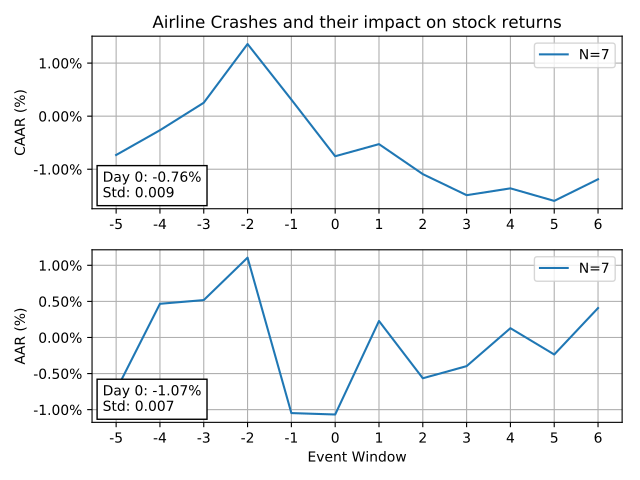

This figure's Python source:
import pandas as pd
from eventstudy.naivemodel import EventStudyNaiveModel
from eventstudy.dpyahoo import DataProviderYahoo


def read_events(file_name):

    """Read a csv and return a list of events as a pandas DataFrame."""

    event_list_df = pd.read_csv(file_name,
                                usecols=['day_0_date', 'ticker'],
                                parse_dates=['day_0_date'],
                                )

    return event_list_df


def main():

    """
    This example shows the impact of severe airline crashes and their impact on stock returns.
    """

    event_list_df = read_events('airline_crashes.csv')
    # print('The event list:\n {}'.format(event_list_df))

    data_provider = DataProviderYahoo()

    event_study = EventStudyNaiveModel(data_provider, event_list_df)

    # Run the event study looking 6 periods before the event and 6 periods after the event
    num_pre_event_window_periods = num_post_event_window_periods = 6
    market_ticker = 'SPY'
    results = event_study.run_naive_model(market_ticker, num_pre_event_window_periods, num_post_event_window_periods)

    print('\nStarted with {} events and processed {} events.'.format(results.num_starting_events,
                                                                    results.num_events_processed))

    print('\nAAR (%) for all the securities over the event window:\n{}'.format(
        (results.aar * 100).round(2).to_frame().T.to_string(index=False)))

    print('\nCAAR (%) for all the securities over the event window:\n{}'.format(
        (results.caar * 100).round(2).to_frame().T.to_string(index=False)))

    results.plot("Airline Crashes and their impact on stock returns", False, 'airline_crashes.pdf')




if __name__ == '__main__':
    main()
